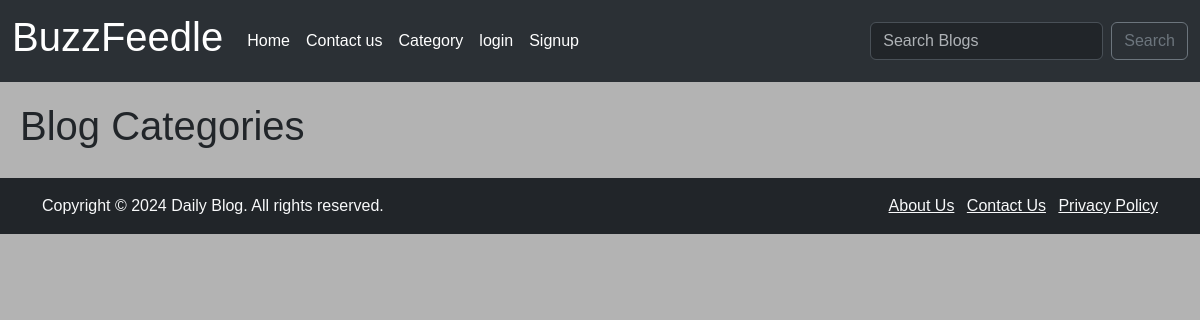
The app's page /category-list/, older data.
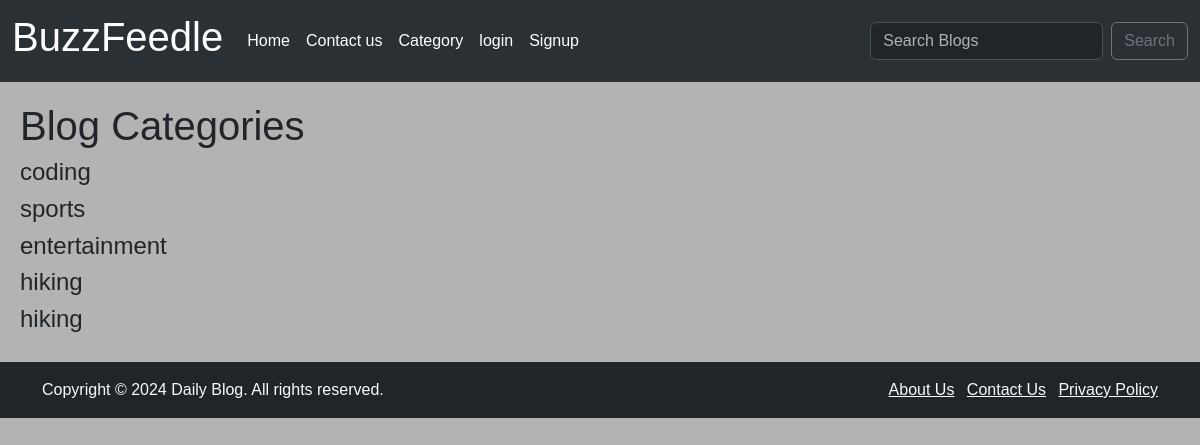
The same page, newer data.
### App/models.py (models this page shows, shortened)
class Category(models.Model):
    name =  models.CharField(max_length=255)
    def __str__(self):
        return self.name

### App/views.py (the view)
# urls.py: path('category-list/', views.category_list_view, name='category-list' ),
def category_list_view(request):
    cat_menu_list = Category.objects.all()
    return render(request, 'category_list.html', {"cat_menu_list":cat_menu_list})

### App/templates/category_list.html
{% extends 'base.html' %}
{% block content %}
    <h1>Blog Categories</h1>
    {% for item in cat_menu_list %}
        <h4><a class="dropdown-item" href="{% url 'category' item|slugify %}">{{item}}</a></h4>
    {% endfor %}
{% endblock  %}

Row changes from the older to the newer data that the page shows:
added Category: name "coding"
added Category: name "sports"
added Category: name "entertainment"
added Category: name "hiking"
added Category: name "hiking"
